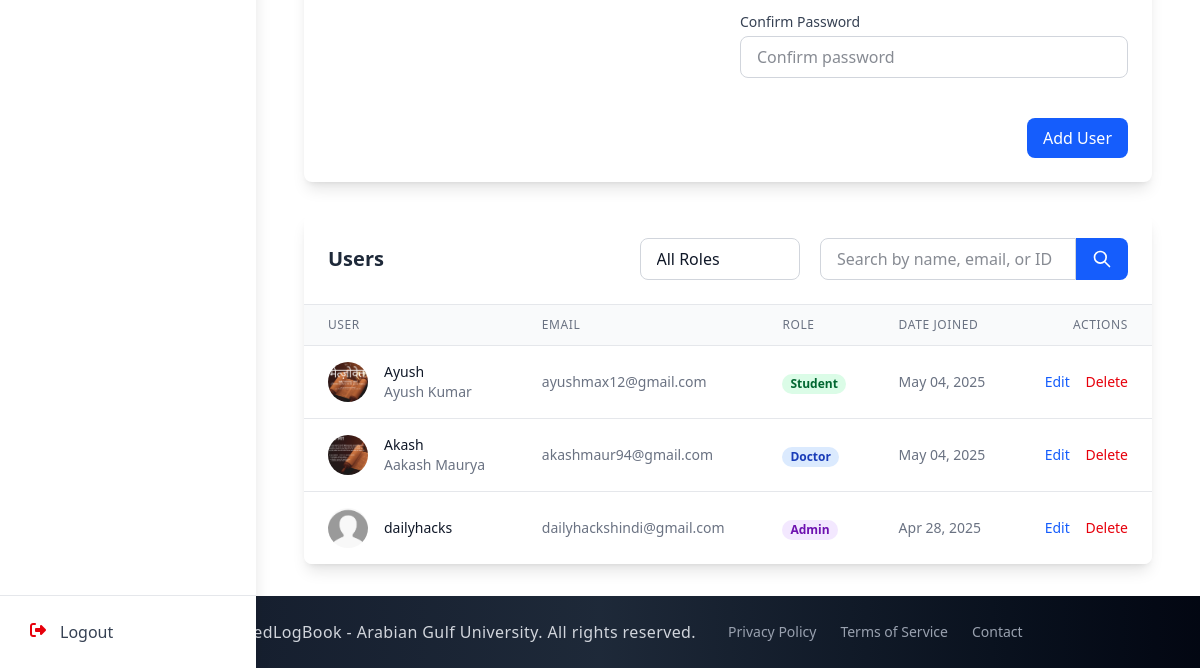
Before: /admin_section/add_user/ (lower part) with the older database file.
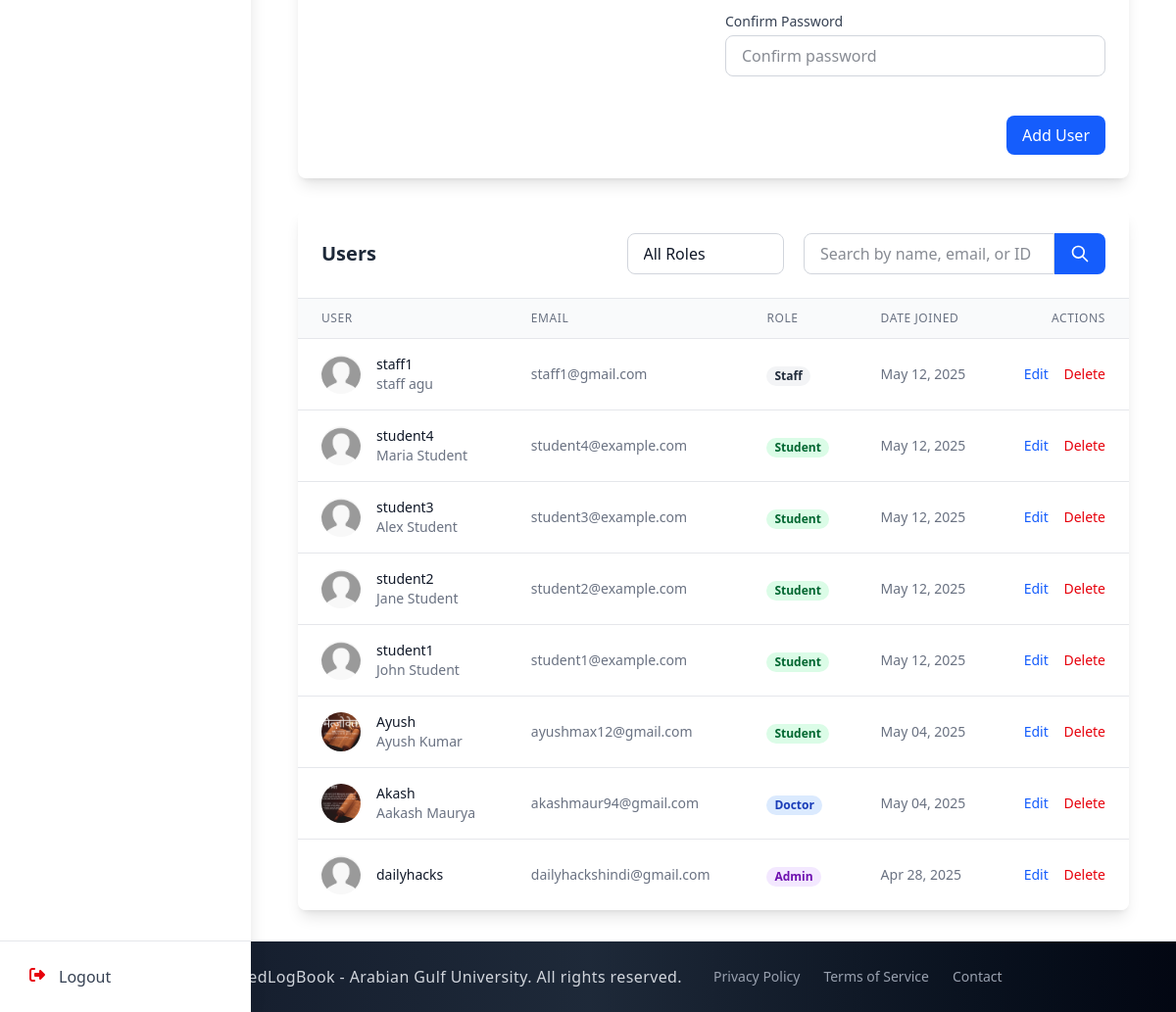
After: the same page with the newer database file.
### accounts/models.py (models this page shows, shortened)
class CustomUser(AbstractUser):
    email = models.EmailField(unique=True)
    first_name = models.CharField(max_length=150, blank=True)
    last_name = models.CharField(max_length=150, blank=True)
    profile_photo = models.ImageField(
        upload_to="profiles/", blank=True, null=True, default="profiles/default.jpg"
    )
    city = models.CharField(max_length=100, blank=True)
    country = models.CharField(max_length=100, blank=True)
    phone_no = models.CharField(max_length=20, blank=True)
    bio = models.TextField(blank=True)
    speciality = models.CharField(max_length=100, blank=True)
    ROLE_CHOICES = (
        ("student", "Student"),
        ("doctor", "Doctor"),
        ("staff", "Staff"),
        ("admin", "Admin"),
    )
    role = models.CharField(max_length=10, choices=ROLE_CHOICES, default="student")
    groups = models.ManyToManyField(
        "auth.Group", related_name="customuser_groups", blank=True
    )
    user_permissions = models.ManyToManyField(
        "auth.Permission", related_name="customuser_permissions", blank=True
    )
    USERNAME_FIELD = "email"
    REQUIRED_FIELDS = ["username"]

### admin_section/views_file/add_user.py (the view, shortened to what this page needs)
# urls.py: path("add_user/", add_user, name="add_user"),
def add_user(request):
    if request.method == 'POST':
        form = CustomUserForm(request.POST, request.FILES)
        if form.is_valid():
            with transaction.atomic():
                user = form.save()
                if user.role == 'student':
                    Student.objects.create(user=user)
                    messages.success(request, f'Student user {user.username} created successfully!')
                elif user.role == 'doctor':
                    Doctor.objects.create(user=user)
                    messages.success(request, f'Doctor user {user.username} created successfully!')
                elif user.role == 'staff':
                    Staff.objects.create(user=user)
                    messages.success(request, f'Staff user {user.username} created successfully!')
                else:  # admin
                    messages.success(request, f'Admin user {user.username} created successfully!')
            return redirect('admin_section:add_user')
        else:
            for field, errors in form.errors.items():
                for error in errors:
                    messages.error(request, f'{field}: {error}')
    else:
        form = CustomUserForm()
    search_query = request.GET.get('q', '').strip()
    role_filter = request.GET.get('role', '').strip()
    users = CustomUser.objects.all().order_by('-date_joined')
    if role_filter and role_filter in dict(CustomUser.ROLE_CHOICES):
        users = users.filter(role=role_filter)
    paginator = Paginator(users, 10)  # Show 10 users per page
    page_number = request.GET.get('page')
    page_obj = paginator.get_page(page_number)
    roles = CustomUser.ROLE_CHOICES
    context = {
        'form': form,
        'users': page_obj,
        'search_query': search_query,
        'role_filter': role_filter,
        'roles': roles,
    }
    return render(request, "admin_section/add_user.html", context)

### admin_section/context_processors.py (called while the page is built)
def admin_notification_count(request):
    if request.user.is_authenticated and request.user.role == 'admin':
        try:
            admin_unread_notifications_count = AdminNotification.objects.filter(recipient=request.user, is_read=False).count()
            return {'admin_unread_notifications_count': admin_unread_notifications_count}
        except:
            pass
    return {'admin_unread_notifications_count': 0}

### doctor_section/context_processors.py (called while the page is built, shortened)
def notification_count(request):
    return {'unread_notifications_count': 0}

### elogbookagu/context_processors.py (called while the page is built, shortened)
def user_data(request):
    context = {}
    return context

### staff_section/context_processors.py (called while the page is built, shortened)
def staff_notification_count(request):
    return {'staff_unread_notifications_count': 0}

### student_section/context_processors.py (called while the page is built, shortened)
def student_notification_count(request):
    return {'student_unread_notifications_count': 0}

### admin_section/templates/admin_section/add_user.html (shortened to what the changed rows need)
{% extends 'base.html' %}
{% block content %}
  <div class="container mx-auto px-4 py-8">
    <div class="bg-white dark:bg-gray-800 rounded-lg shadow-lg overflow-hidden">
      {% if users %}
        <div class="overflow-x-auto">
          <table class="min-w-full divide-y divide-gray-200 dark:divide-gray-700">
            <thead class="bg-gray-50 dark:bg-gray-700">
              <tr>
                <th scope="col" class="px-6 py-3 text-left text-xs font-medium text-gray-500 dark:text-gray-300 uppercase tracking-wider">User</th>
                <th scope="col" class="px-6 py-3 text-left text-xs font-medium text-gray-500 dark:text-gray-300 uppercase tracking-wider">Email</th>
                <th scope="col" class="px-6 py-3 text-left text-xs font-medium text-gray-500 dark:text-gray-300 uppercase tracking-wider">Role</th>
                <th scope="col" class="px-6 py-3 text-left text-xs font-medium text-gray-500 dark:text-gray-300 uppercase tracking-wider">Date Joined</th>
                <th scope="col" class="px-6 py-3 text-right text-xs font-medium text-gray-500 dark:text-gray-300 uppercase tracking-wider">Actions</th>
              </tr>
            </thead>
            <tbody class="bg-white dark:bg-gray-800 divide-y divide-gray-200 dark:divide-gray-700">
              {% for user in users %}
                <tr class="hover:bg-gray-50 dark:hover:bg-gray-700">
                  <td class="px-6 py-4 whitespace-nowrap">
                    <div class="flex items-center">
                      <div class="flex-shrink-0 h-10 w-10">
                        <img class="h-10 w-10 rounded-full object-cover" src="{{ user.profile_photo.url }}" alt="{{ user.username }}">
                      </div>
                      <div class="ml-4">
                        <div class="text-sm font-medium text-gray-900 dark:text-white">{{ user.username }}</div>
                        <div class="text-sm text-gray-500 dark:text-gray-400">{{ user.get_full_name }}</div>
                      </div>
                    </div>
                  </td>
                  <td class="px-6 py-4 whitespace-nowrap text-sm text-gray-500 dark:text-gray-300">{{ user.email }}</td>
                  <td class="px-6 py-4 whitespace-nowrap">
                    <span class="px-2 inline-flex text-xs leading-5 font-semibold rounded-full {% if user.role == 'admin' %}bg-purple-100 text-purple-800 dark:bg-purple-800 dark:text-purple-100{% elif user.role == 'doctor' %}bg-blue-100 text-blue-800 dark:bg-blue-800 dark:text-blue-100{% elif user.role == 'student' %}bg-green-100 text-green-800 dark:bg-green-800 dark:text-green-100{% else %}bg-gray-100 text-gray-800 dark:bg-gray-800 dark:text-gray-100{% endif %}">
                      {{ user.get_role_display }}
                    </span>
                  </td>
                  <td class="px-6 py-4 whitespace-nowrap text-sm text-gray-500 dark:text-gray-300">{{ user.date_joined|date:"M d, Y" }}</td>
                  <td class="px-6 py-4 whitespace-nowrap text-right text-sm font-medium">
                    <a href="{% url 'admin_section:edit_user' user.id %}" class="text-blue-600 hover:text-blue-900 dark:text-blue-400 dark:hover:text-blue-300 mr-3">Edit</a>
                    <button type="button" class="delete-user-btn text-red-600 hover:text-red-900 dark:text-red-400 dark:hover:text-red-300" data-user-id="{{ user.id }}" data-username="{{ user.username }}">Delete</button>
                  </td>
                </tr>
              {% endfor %}
            </tbody>
          </table>
        </div>
      {% else %}
        <div class="text-center py-8">
          <p class="text-gray-500 dark:text-gray-400">No users found. Add your first user above.</p>
        </div>
      {% endif %}
    </div>
  </div>
{% endblock %}

Changed rows visible on the page:
added CustomUser: profile_photo (placeholder picture), username "staff1", get_full_name "staff agu", email "staff1@gmail.com", role "Staff", date_joined "May 12, 2025"
added CustomUser: profile_photo (placeholder picture), username "student4", get_full_name "Maria Student", email "student4@example.com", role "Student", date_joined "May 12, 2025"
added CustomUser: profile_photo (placeholder picture), username "student3", get_full_name "Alex Student", email "student3@example.com", role "Student", date_joined "May 12, 2025"
added CustomUser: profile_photo (placeholder picture), username "student2", get_full_name "Jane Student", email "student2@example.com", role "Student", date_joined "May 12, 2025"
added CustomUser: profile_photo (placeholder picture), username "student1", get_full_name "John Student", email "student1@example.com", role "Student", date_joined "May 12, 2025"
